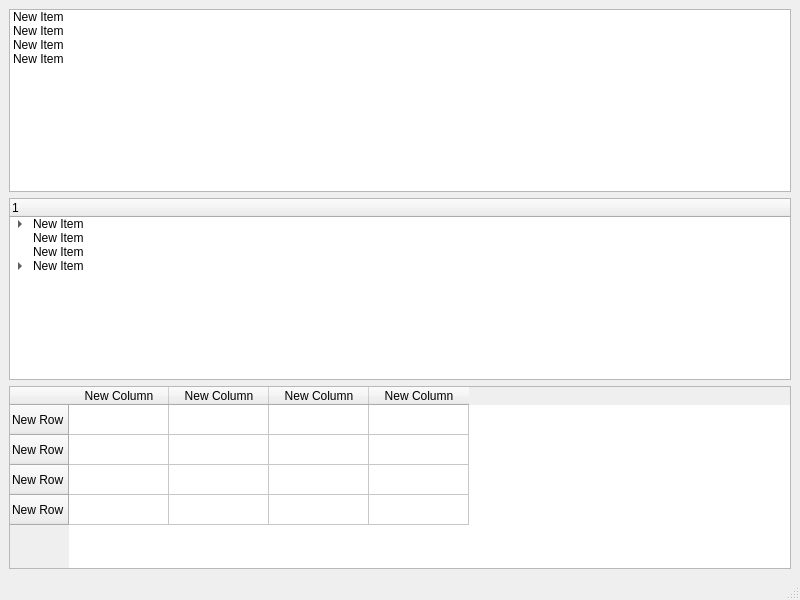
<?xml version="1.0" encoding="UTF-8"?>
<ui version="4.0">
 <class>MainWindow</class>
 <widget class="QMainWindow" name="MainWindow">
  <property name="geometry">
   <rect>
    <x>0</x>
    <y>0</y>
    <width>800</width>
    <height>600</height>
   </rect>
  </property>
  <property name="windowTitle">
   <string>MainWindow</string>
  </property>
  <widget class="QWidget" name="centralwidget">
   <layout class="QVBoxLayout" name="verticalLayout">
    <item>
     <widget class="QListWidget" name="listWidget">
      <item>
       <property name="text">
        <string>New Item</string>
       </property>
      </item>
      <item>
       <property name="text">
        <string>New Item</string>
       </property>
      </item>
      <item>
       <property name="text">
        <string>New Item</string>
       </property>
      </item>
      <item>
       <property name="text">
        <string>New Item</string>
       </property>
      </item>
     </widget>
    </item>
    <item>
     <widget class="QTreeWidget" name="treeWidget">
      <column>
       <property name="text">
        <string>1</string>
       </property>
      </column>
      <item>
       <property name="text">
        <string>New Item</string>
       </property>
       <item>
        <property name="text">
         <string>New Subitem</string>
        </property>
        <item>
         <property name="text">
          <string>New Subitem</string>
         </property>
        </item>
        <item>
         <property name="text">
          <string>New Item</string>
         </property>
        </item>
       </item>
      </item>
      <item>
       <property name="text">
        <string>New Item</string>
       </property>
      </item>
      <item>
       <property name="text">
        <string>New Item</string>
       </property>
      </item>
      <item>
       <property name="text">
        <string>New Item</string>
       </property>
       <item>
        <property name="text">
         <string>New Subitem</string>
        </property>
        <item>
         <property name="text">
          <string>New Subitem</string>
         </property>
        </item>
       </item>
      </item>
     </widget>
    </item>
    <item>
     <widget class="QTableWidget" name="tableWidget">
      <row>
       <property name="text">
        <string>New Row</string>
       </property>
      </row>
      <row>
       <property name="text">
        <string>New Row</string>
       </property>
      </row>
      <row>
       <property name="text">
        <string>New Row</string>
       </property>
      </row>
      <row>
       <property name="text">
        <string>New Row</string>
       </property>
      </row>
      <column>
       <property name="text">
        <string>New Column</string>
       </property>
      </column>
      <column>
       <property name="text">
        <string>New Column</string>
       </property>
      </column>
      <column>
       <property name="text">
        <string>New Column</string>
       </property>
      </column>
      <column>
       <property name="text">
        <string>New Column</string>
       </property>
      </column>
     </widget>
    </item>
   </layout>
  </widget>
  <widget class="QMenuBar" name="menubar">
   <property name="geometry">
    <rect>
     <x>0</x>
     <y>0</y>
     <width>800</width>
     <height>22</height>
    </rect>
   </property>
  </widget>
  <widget class="QStatusBar" name="statusbar"/>
 </widget>
 <resources/>
 <connections/>
</ui>
